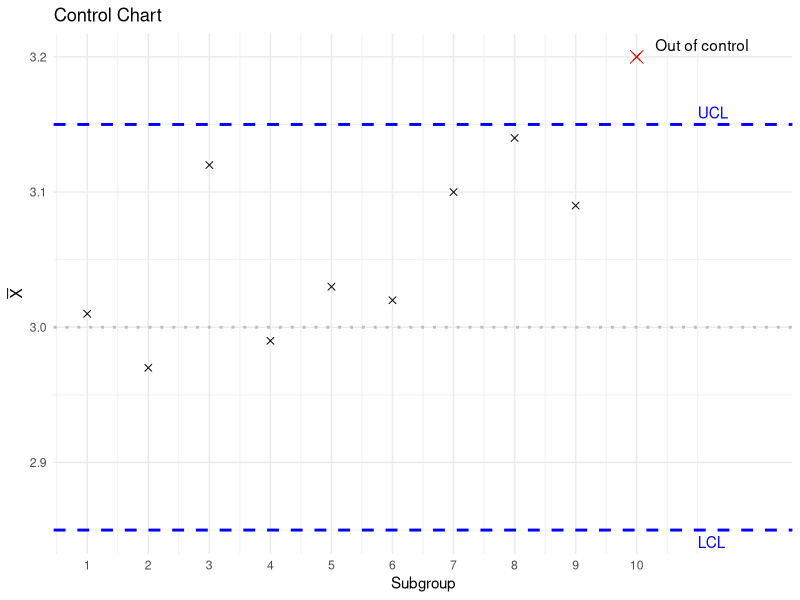

This chart was generated by the following R code:
## ---- chunk 1
#| label: fig-13_1
#| fig-cap: $\overline{X}$ 的控制图，其中 $n = 4$
#| warning: false
#| 

library(ggplot2)

x <- c(3.01, 2.97, 3.12, 2.99, 3.03, 3.02, 3.10, 3.14, 3.09, 3.20)
i <- seq_along(x)
df <- data.frame(i=i, x=x)

mu <- 3       # 均值
sigma <- 0.1  # 标准差
n <- 4        # 子组样本量
UCL <- mu + 3 * sigma / sqrt(n)  # 上控制限
LCL <- mu - 3 * sigma / sqrt(n)  # 下控制限

ggplot(df, aes(x = i, y = x)) +
  geom_point(shape = 4, size = 2) +  # 绘制均值点
  #geom_line(aes(group = 1), color = "black") +  # 连接均值点的线
  geom_hline(yintercept = UCL, color = "blue", linetype = "dashed", size = 1) +  # 上控制限
  geom_hline(yintercept = LCL, color = "blue", linetype = "dashed", size = 1) +  # 下控制限
  geom_hline(yintercept = mu, color = "gray", linetype = "dotted", size = 1) +  # 中心线
  annotate("text", x = 11, y = UCL, label = "UCL", hjust = 0, vjust = -0.5, color = "blue") +  # 标注UCL
  annotate("text", x = 11, y = LCL, label = "LCL", hjust = 0, vjust = 1.5, color = "blue") +  # 标注LCL
  annotate("text", x = 10, y = x[10], label = "Out of control", hjust = -0.2, vjust = -0.5, color = "black") +  # 标注失控点
  geom_point(data=df[10, ], aes(x = i, y = x), color = "red", shape = 4, size = 4) +  # 突出显示失控点
  labs(title = "Control Chart", x = "Subgroup", y = expression(bar(X))) +  # 添加标题和轴标签
  scale_x_continuous(limits = c(1, 12),
                     breaks = seq(1, 10, by = 1)) + 
  theme_minimal()  # 使用简洁主题
